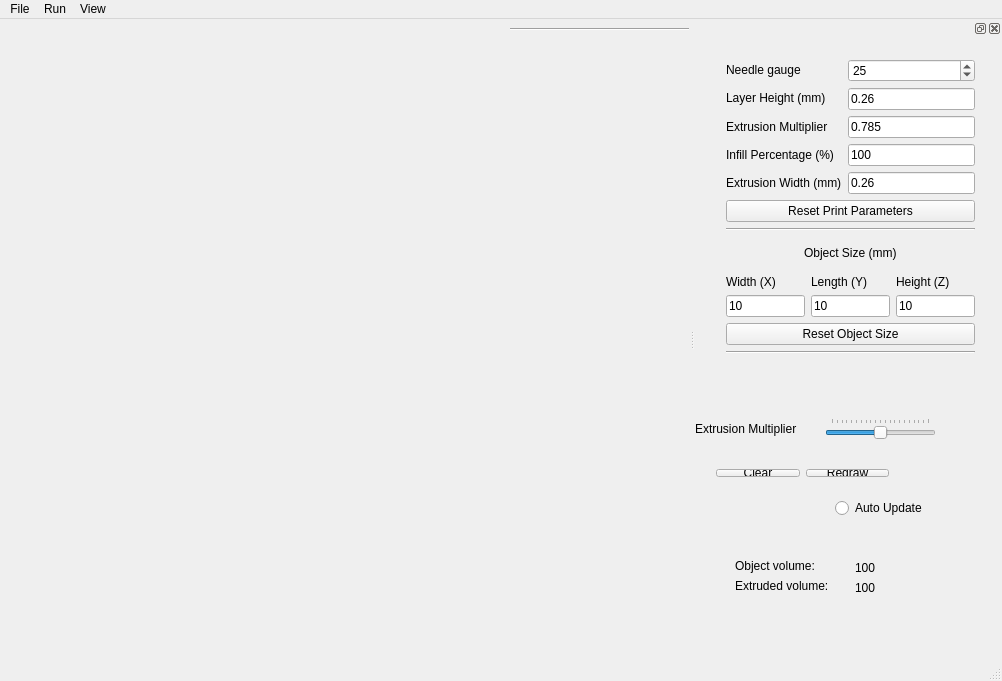
<?xml version="1.0" encoding="UTF-8"?>
<ui version="4.0">
 <class>MainWindowForm</class>
 <widget class="QMainWindow" name="MainWindowForm">
  <property name="geometry">
   <rect>
    <x>0</x>
    <y>0</y>
    <width>1002</width>
    <height>681</height>
   </rect>
  </property>
  <property name="minimumSize">
   <size>
    <width>893</width>
    <height>607</height>
   </size>
  </property>
  <property name="windowTitle">
   <string>Qt OpenSceneGraph Example</string>
  </property>
  <widget class="QWidget" name="centralWidget">
   <widget class="Line" name="line">
    <property name="geometry">
     <rect>
      <x>510</x>
      <y>0</y>
      <width>321</width>
      <height>21</height>
     </rect>
    </property>
    <property name="orientation">
     <enum>Qt::Horizontal</enum>
    </property>
   </widget>
  </widget>
  <widget class="QMenuBar" name="menuBar">
   <property name="geometry">
    <rect>
     <x>0</x>
     <y>0</y>
     <width>1002</width>
     <height>26</height>
    </rect>
   </property>
   <widget class="QMenu" name="menuFile">
    <property name="title">
     <string>File</string>
    </property>
    <addaction name="actionExit"/>
   </widget>
   <widget class="QMenu" name="menuRun">
    <property name="title">
     <string>Run</string>
    </property>
    <addaction name="actionStart_2"/>
    <addaction name="actionStop_2"/>
   </widget>
   <widget class="QMenu" name="menuView">
    <property name="title">
     <string>View</string>
    </property>
    <addaction name="actionView_axes"/>
    <addaction name="actionView_wireframe"/>
   </widget>
   <addaction name="menuFile"/>
   <addaction name="menuRun"/>
   <addaction name="menuView"/>
  </widget>
  <widget class="QStatusBar" name="statusBar"/>
  <widget class="QDockWidget" name="dockWidget">
   <property name="minimumSize">
    <size>
     <width>307</width>
     <height>627</height>
    </size>
   </property>
   <attribute name="dockWidgetArea">
    <number>2</number>
   </attribute>
   <widget class="QWidget" name="dockWidgetContents">
    <widget class="QSlider" name="extrusionMultiplierSlider">
     <property name="geometry">
      <rect>
       <x>130</x>
       <y>380</y>
       <width>111</width>
       <height>22</height>
      </rect>
     </property>
     <property name="maximum">
      <number>200</number>
     </property>
     <property name="singleStep">
      <number>5</number>
     </property>
     <property name="value">
      <number>100</number>
     </property>
     <property name="sliderPosition">
      <number>100</number>
     </property>
     <property name="orientation">
      <enum>Qt::Horizontal</enum>
     </property>
     <property name="tickPosition">
      <enum>QSlider::TicksAbove</enum>
     </property>
     <property name="tickInterval">
      <number>10</number>
     </property>
    </widget>
    <widget class="QLabel" name="label">
     <property name="geometry">
      <rect>
       <x>0</x>
       <y>380</y>
       <width>121</width>
       <height>21</height>
      </rect>
     </property>
     <property name="text">
      <string>Extrusion Multiplier</string>
     </property>
    </widget>
    <widget class="QRadioButton" name="autoUpdateButton">
     <property name="geometry">
      <rect>
       <x>140</x>
       <y>460</y>
       <width>95</width>
       <height>20</height>
      </rect>
     </property>
     <property name="text">
      <string>Auto Update</string>
     </property>
    </widget>
    <widget class="QWidget" name="layoutWidget">
     <property name="geometry">
      <rect>
       <x>20</x>
       <y>10</y>
       <width>271</width>
       <height>317</height>
      </rect>
     </property>
     <layout class="QVBoxLayout" name="verticalLayout_8">
      <item>
       <layout class="QVBoxLayout" name="verticalLayout_6">
        <item>
         <layout class="QHBoxLayout" name="horizontalLayout">
          <item>
           <layout class="QVBoxLayout" name="verticalLayout_4">
            <item>
             <widget class="QLabel" name="label_5">
              <property name="text">
               <string>Needle gauge</string>
              </property>
             </widget>
            </item>
            <item>
             <widget class="QLabel" name="label_6">
              <property name="text">
               <string>Layer Height (mm)</string>
              </property>
             </widget>
            </item>
            <item>
             <widget class="QLabel" name="label_8">
              <property name="text">
               <string>Extrusion Multiplier</string>
              </property>
             </widget>
            </item>
            <item>
             <widget class="QLabel" name="label_9">
              <property name="text">
               <string>Infill Percentage (%)</string>
              </property>
             </widget>
            </item>
            <item>
             <widget class="QLabel" name="label_10">
              <property name="text">
               <string>Extrusion Width (mm)</string>
              </property>
             </widget>
            </item>
           </layout>
          </item>
          <item>
           <layout class="QVBoxLayout" name="verticalLayout_5">
            <item>
             <widget class="QSpinBox" name="needleGauge">
              <property name="minimum">
               <number>20</number>
              </property>
              <property name="maximum">
               <number>30</number>
              </property>
              <property name="value">
               <number>25</number>
              </property>
             </widget>
            </item>
            <item>
             <widget class="QLineEdit" name="layerHeight">
              <property name="text">
               <string>0.26</string>
              </property>
             </widget>
            </item>
            <item>
             <widget class="QLineEdit" name="extrusionMultiplier">
              <property name="text">
               <string>0.785</string>
              </property>
             </widget>
            </item>
            <item>
             <widget class="QLineEdit" name="infillPercentage">
              <property name="text">
               <string>100</string>
              </property>
             </widget>
            </item>
            <item>
             <widget class="QLineEdit" name="extrusionWidth">
              <property name="text">
               <string>0.26</string>
              </property>
             </widget>
            </item>
           </layout>
          </item>
         </layout>
        </item>
        <item>
         <widget class="QPushButton" name="resetParametersButton">
          <property name="text">
           <string>Reset Print Parameters</string>
          </property>
         </widget>
        </item>
       </layout>
      </item>
      <item>
       <widget class="Line" name="line_2">
        <property name="orientation">
         <enum>Qt::Horizontal</enum>
        </property>
       </widget>
      </item>
      <item>
       <layout class="QVBoxLayout" name="verticalLayout_7">
        <item alignment="Qt::AlignHCenter">
         <widget class="QLabel" name="label_13">
          <property name="text">
           <string>Object Size (mm)</string>
          </property>
         </widget>
        </item>
        <item>
         <layout class="QHBoxLayout" name="horizontalLayout_4">
          <item>
           <layout class="QVBoxLayout" name="verticalLayout">
            <item alignment="Qt::AlignLeft">
             <widget class="QLabel" name="label_2">
              <property name="text">
               <string>Width (X)</string>
              </property>
             </widget>
            </item>
            <item>
             <widget class="QLineEdit" name="shapeWidth">
              <property name="text">
               <string>10</string>
              </property>
             </widget>
            </item>
           </layout>
          </item>
          <item>
           <layout class="QVBoxLayout" name="verticalLayout_2">
            <item>
             <widget class="QLabel" name="label_3">
              <property name="text">
               <string>Length (Y)</string>
              </property>
             </widget>
            </item>
            <item>
             <widget class="QLineEdit" name="shapeLength">
              <property name="text">
               <string>10</string>
              </property>
             </widget>
            </item>
           </layout>
          </item>
          <item>
           <layout class="QVBoxLayout" name="verticalLayout_3">
            <item>
             <widget class="QLabel" name="label_4">
              <property name="text">
               <string>Height (Z)</string>
              </property>
             </widget>
            </item>
            <item>
             <widget class="QLineEdit" name="shapeHeight">
              <property name="text">
               <string>10</string>
              </property>
             </widget>
            </item>
           </layout>
          </item>
         </layout>
        </item>
        <item>
         <widget class="QPushButton" name="objectSizeButton">
          <property name="text">
           <string>Reset Object Size</string>
          </property>
         </widget>
        </item>
        <item>
         <widget class="Line" name="line_3">
          <property name="orientation">
           <enum>Qt::Horizontal</enum>
          </property>
         </widget>
        </item>
       </layout>
      </item>
     </layout>
    </widget>
    <widget class="QWidget" name="layoutWidget">
     <property name="geometry">
      <rect>
       <x>10</x>
       <y>420</y>
       <width>195</width>
       <height>30</height>
      </rect>
     </property>
     <layout class="QHBoxLayout" name="horizontalLayout_2">
      <item>
       <widget class="QPushButton" name="clearButton">
        <property name="text">
         <string>Clear</string>
        </property>
       </widget>
      </item>
      <item>
       <widget class="QPushButton" name="redrawButton">
        <property name="text">
         <string>Redraw</string>
        </property>
       </widget>
      </item>
     </layout>
    </widget>
    <widget class="QLabel" name="label_7">
     <property name="geometry">
      <rect>
       <x>40</x>
       <y>540</y>
       <width>151</width>
       <height>16</height>
      </rect>
     </property>
     <property name="text">
      <string>Extruded volume:</string>
     </property>
    </widget>
    <widget class="QLabel" name="label_11">
     <property name="geometry">
      <rect>
       <x>40</x>
       <y>520</y>
       <width>151</width>
       <height>16</height>
      </rect>
     </property>
     <property name="text">
      <string>Object volume:</string>
     </property>
    </widget>
    <widget class="QLabel" name="objectVolume">
     <property name="geometry">
      <rect>
       <x>160</x>
       <y>520</y>
       <width>61</width>
       <height>20</height>
      </rect>
     </property>
     <property name="text">
      <string>100</string>
     </property>
    </widget>
    <widget class="QLabel" name="extrudedVolume">
     <property name="geometry">
      <rect>
       <x>160</x>
       <y>540</y>
       <width>61</width>
       <height>20</height>
      </rect>
     </property>
     <property name="text">
      <string>100</string>
     </property>
    </widget>
   </widget>
  </widget>
  <action name="actionOpen">
   <property name="text">
    <string>Open</string>
   </property>
  </action>
  <action name="actionAbout">
   <property name="text">
    <string>About</string>
   </property>
  </action>
  <action name="actionSave">
   <property name="text">
    <string>Save</string>
   </property>
  </action>
  <action name="actionSave_As">
   <property name="text">
    <string>Save As</string>
   </property>
  </action>
  <action name="actionExit">
   <property name="text">
    <string>Exit</string>
   </property>
  </action>
  <action name="actionChange_defaults">
   <property name="text">
    <string>Change defaults</string>
   </property>
  </action>
  <action name="actionStart">
   <property name="text">
    <string>Start</string>
   </property>
  </action>
  <action name="actionStop">
   <property name="text">
    <string>Pause</string>
   </property>
  </action>
  <action name="actionStart_2">
   <property name="text">
    <string>Start</string>
   </property>
  </action>
  <action name="actionStop_2">
   <property name="text">
    <string>Stop</string>
   </property>
  </action>
  <action name="actionView_axes">
   <property name="checkable">
    <bool>true</bool>
   </property>
   <property name="checked">
    <bool>true</bool>
   </property>
   <property name="text">
    <string>View Axes</string>
   </property>
  </action>
  <action name="actionView_wireframe">
   <property name="checkable">
    <bool>true</bool>
   </property>
   <property name="checked">
    <bool>true</bool>
   </property>
   <property name="text">
    <string>View Wireframe</string>
   </property>
  </action>
 </widget>
 <layoutdefault spacing="6" margin="11"/>
 <resources/>
 <connections/>
</ui>
